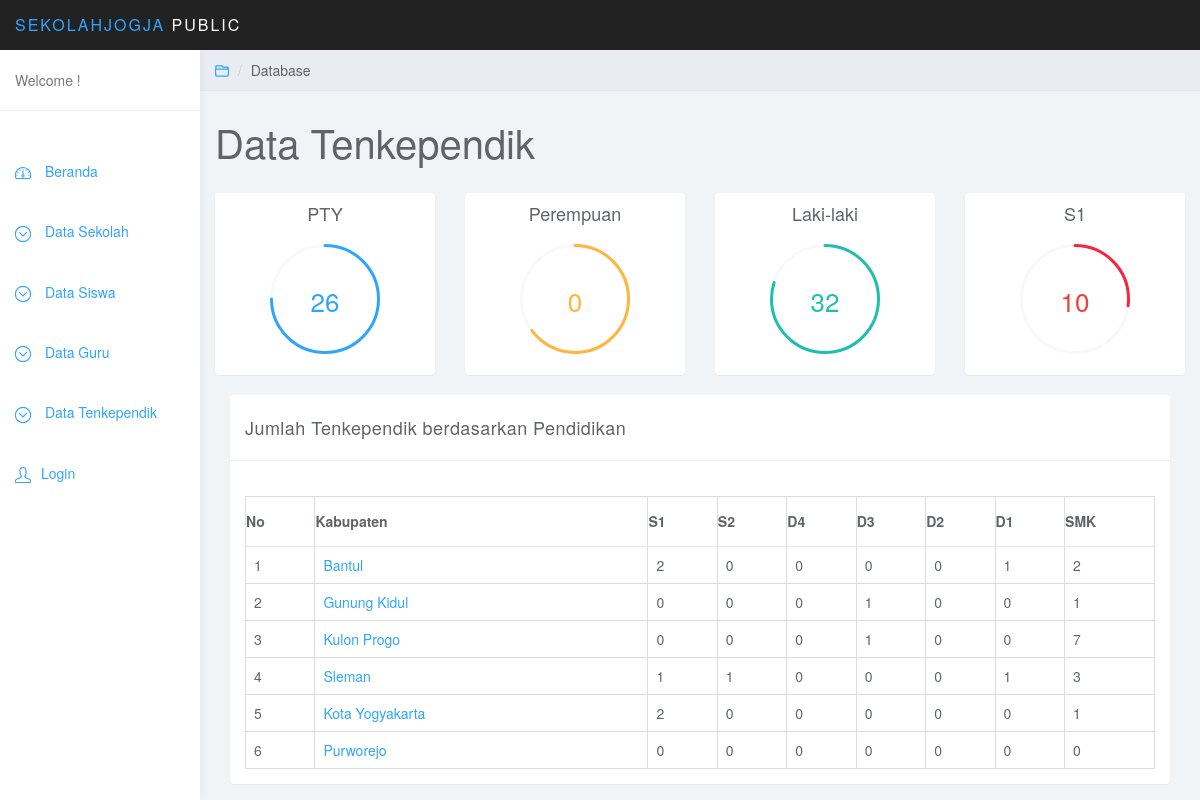
The app's page /index.php/c_public/ten_kab_pen with its own data.
### tables this page shows
CREATE TABLE `kabupaten` (
  `id` int(11) NOT NULL,
  `kabupaten` varchar(20) NOT NULL,
  `id_provinsi` int(11) DEFAULT NULL
);

### application/controllers/c_public.php (called while the page is built, shortened)
<?php
class c_public extends CI_Controller{
	function __construct(){
		$this->load->model('m_public');
        $this->load->model('madmin');
		$this->load->helper('url');
	}
    function ten_kab_pen(){
        $this->load->view('head_public');
        $data['jmltpty'] = $this->madmin->jml_tpty();
        $data['jmltptt'] = $this->madmin->jml_tptt();
        $data['jmltgtt'] = $this->madmin->jml_tgtt();
        $data['jmltgty'] = $this->madmin->jml_tgty();
        $data['kab'] = $this->madmin->kab();
        $data['s1'] = $this->madmin->tn_kab_pen('S1');
        $data['s2'] = $this->madmin->tn_kab_pen('S2');
        $data['d4'] = $this->madmin->tn_kab_pen('D4');
        $data['d3'] = $this->madmin->tn_kab_pen('D3');
        $data['d2'] = $this->madmin->tn_kab_pen('D2');
        $data['d1'] = $this->madmin->tn_kab_pen('D1');
        $data['smk'] = $this->madmin->tn_kab_pen('SMK');
        $this->load->view('page/kab_pen_ten', $data);
        $this->load->view('foot_public');
    }
}

### index.php (called while the page is built, shortened)
<?php
require_once BASEPATH.'core/CodeIgniter.php';

### application/models/madmin.php (called while the page is built, shortened)
<?php
class Madmin extends CI_Model{
    function jml_tpty()
    {
        $sql="SELECT COUNT(status_pegawai) as jmltenpty FROM tenkependik WHERE status_pegawai='PTY'";
        $data = $this->db->query($sql)->result_array();
        return $data;
    }
    function jml_tptt()
    {
        $sql="SELECT COUNT(jk) as jmltenptt FROM tenkependik WHERE jk='Pe'";
        $data = $this->db->query($sql)->result_array();
        return $data;
    }
    function jml_tgtt()
    {
        $sql="SELECT COUNT(jk) as jmltengtt FROM tenkependik WHERE jk='L'";
        $data = $this->db->query($sql)->result_array();
        return $data;
    }
    function jml_tgty()
    {
        $sql="SELECT COUNT(pnd_thr) as jmltengty FROM tenkependik WHERE pnd_thr='S1'";
        $data = $this->db->query($sql)->result_array();
        return $data;
    }
    function kab()
    {
        $sql="select * from kabupaten";
        $data =  $this->db->query($sql)->result_array();
        return $data;
    }
    function tn_kab_pen($a)
    {
        $sql="SELECT k.id as id,COUNT(t.nama) as jumlah FROM tenkependik as t RIGHT JOIN profil as p ON p.npsn = t.npsn RIGHT JOIN kabupaten as k ON p.kab = k.id WHERE t.pnd_thr = '$a' GROUP BY p.kab";
        $data =  $this->db->query($sql)->result_array();
        return $data;
    }
}
?>

### application/views/page/kab_pen_ten.php (the view, shortened to what this page needs)
<div class="col-sm-9 col-sm-offset-3 col-lg-10 col-lg-offset-2 main">
		<div class="row">
			<ol class="breadcrumb">
				<li><a href="#"><svg class="glyph stroked open folder"><use xlink:href="#stroked-open-folder"/></svg></a></li>
				<li>Database</li>
			</ol>
		</div>
		<div class="row">
			<div class="col-lg-12">
				<h1 class="page-header">Data Tenkependik</h1>
			</div>
		</div>
		<div class="row">
			<div class="col-xs-6 col-md-3">
				<div class="panel panel-default">
					<div class="panel-body easypiechart-panel">
						<h4>PTY</h4>
						<div class="easypiechart" id="easypiechart-blue" data-percent="75" ><span class="percent"><?php echo $jmltpty[0]['jmltenpty']?></span>
						</div>
					</div>
				</div>
			</div>
			<div class="col-xs-6 col-md-3">
				<div class="panel panel-default">
					<div class="panel-body easypiechart-panel">
						<h4>Perempuan</h4>
						<div class="easypiechart" id="easypiechart-orange" data-percent="65" ><span class="percent"><?php echo $jmltptt[0]['jmltenptt']?></span>
						</div>
					</div>
				</div>
			</div>
			<div class="col-xs-6 col-md-3">
				<div class="panel panel-default">
					<div class="panel-body easypiechart-panel">
						<h4>Laki-laki</h4>
						<div class="easypiechart" id="easypiechart-teal" data-percent="80" ><span class="percent"><?php echo $jmltgtt[0]['jmltengtt']?></span>
						</div>
					</div>
				</div>
			</div>
			<div class="col-xs-6 col-md-3">
				<div class="panel panel-default">
					<div class="panel-body easypiechart-panel">
						<h4>S1</h4>
						<div class="easypiechart" id="easypiechart-red" data-percent="27" ><span class="percent"><?php echo $jmltgty[0]['jmltengty']?></span>
						</div>
					</div>
				</div>
			</div>
		</div>
		<div class="col-md-12">
				<div class="panel panel-default">
					<div class="panel-heading">Jumlah Tenkependik berdasarkan Pendidikan</div>
					<div class="panel-body">
							<br>
						<table class="table table-bordered">
						    <thead>
						    <tr align="center">
						    	<th > No</th>
						        <th >Kabupaten</th>
						        <th >S1</th>
						        <th >S2</th>
						        <th >D4</th>
						        <th >D3</th>
						        <th >D2</th>
						        <th >D1</th>
						        <th >SMK</th>
						    </tr>
						    </thead>
						    <tbody>
						    	<?php
			                foreach ($kab as $a)
			                    {
			                    ?>
				            <tr>
				                <td><?php echo $a['id'];?></td>
				                <td><?php echo anchor('c_public/ten_kec_pen/'.$a['id'],$a['kabupaten']);?></td>
				                <td>
				                <?php
				                $coba=0;
				                foreach ($s1 as $s) {
				                	if($a['id']==$s['id'])
				                	{
				                        echo $s['jumlah'];
				                	$coba++;
				                	}
				                }
				                if($coba==0)
				                {
				                	    echo '0';
				                }
				                 ?>
				                 </td>
				                <td>
				                <?php
				                $coba=0;
				                foreach ($s2 as $s) {
				                	if($a['id']==$s['id'])
				                	{
				                        echo $s['jumlah'];
				                	$coba++;
				                	}
				                }
				                if($coba==0)
				                {
				                	    echo '0';
				                }
				                 ?>
				                 </td>
				                <td>
				                <?php
				                $coba=0;
				                if($coba==0)
				                {
				                	    echo '0';
				                }
				                 ?>
				                </td>
				                <td>
				                <?php
				                $coba=0;
				                foreach ($d3 as $s) {
				                	if($a['id']==$s['id'])
				                	{
				                        echo $s['jumlah'];
				                	$coba++;
				                	}
				                }
				                if($coba==0)
				                {
				                	    echo '0';
				                }
				                 ?>
				                 </td>
				                 <td>
				                <?php
				                $coba=0;
				                if($coba==0)
				                {
				                	    echo '0';
				                }
				                 ?>
				                 </td>
				                 <td>
				                <?php
				                $coba=0;
				                foreach ($d1 as $s) {
				                	if($a['id']==$s['id'])
				                	{
				                        echo $s['jumlah'];
				                	$coba++;
				                	}
				                }
				                if($coba==0)
				                {
				                	    echo '0';
				                }
				                 ?>
				                 </td>
				                <td>
				                <?php
				                $coba=0;
				                foreach ($smk as $s) {
				                	if($a['id']==$s['id'])
				                	{
				                        echo $s['jumlah'];
				                	$coba++;
				                	}
				                }
				                if($coba==0)
				                {
				                	    echo '0';
				                }
				                 ?>
				                 </td>
				                <?php
				                    }
				                ?>
						    </tbody>
						</table>
					</div>
				</div>
			</div>
	</div>

### assets/css/styles.css (style rules this page uses)
body { background: #f1f4f7; padding-top: 50px; color: #5f6468; }
a, a:hover, a:focus { color: #30a5ff; }
h1, h2, h3, h4, h5, h6 { color: #5f6468; }
h1 { font-weight: 300; font-size: 40px; }
h3, h4 { font-weight: 300; }
.panel { border: 0; }
.panel-heading { font-size: 18px; font-weight: 300; letter-spacing: 0.025em; height: 66px; line-height: 45px; }
.panel-default .panel-heading { background: #fff; border-bottom: 1px solid #eee; color: #5f6468; }
.breadcrumb { border-radius: 0; padding: 10px 15px; background: #e9ecf2; box-shadow: 0 1px 1px rgba(0, 0, 0, .05); margin: 0 ; }
h1.page-header { margin-top: 30px; border-bottom: 0; }
.easypiechart-panel { text-align: center; padding: 1px 0; margin-bottom: 20px; }
.easypiechart { position: relative; text-align: center; width: 120px; height: 120px; margin: 20px auto 10px auto; }
.easypiechart .percent { display: block; position: absolute; font-size: 26px; top: 38px; width: 120px; }
#easypiechart-blue .percent { color: #30a5ff; }
#easypiechart-teal .percent { color: #1ebfae; }
#easypiechart-orange .percent { color: #ffb53e; }
#easypiechart-red .percent { color: #ef4040; }
.table { background: #fff; }
.table>thead>tr>th { border-bottom: 1px solid #e6e7e8; vertical-align: middle; height: 50px; }
.breadcrumb .glyph { height: 14px; width: 14px; margin: -2px 0 0 0; stroke-width: 4px; }

### records on screen
kabupaten: id "1", id+kabupaten "Bantul", jumlah "2", shows "0", jumlah "1"
kabupaten: id "2", id+kabupaten "Gunung Kidul", shows "0", jumlah "1"
kabupaten: id "3", id+kabupaten "Kulon Progo", shows "0", jumlah "1", jumlah "7"
kabupaten: id "4", id+kabupaten "Sleman", jumlah "1", shows "0", jumlah "3"
kabupaten: id "5", id+kabupaten "Kota Yogyakarta", jumlah "2", shows "0", jumlah "1"
kabupaten: id "6", id+kabupaten "Purworejo", shows "0"

### other values on screen
$jmltpty[0]['jmltenpty'] "26"
$jmltptt[0]['jmltenptt'] "0"
$jmltgtt[0]['jmltengtt'] "32"
$jmltgty[0]['jmltengty'] "10"
